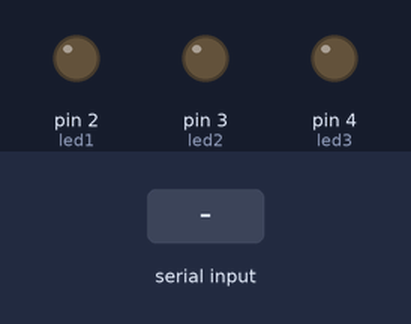
The sketch below on a simulated Arduino Uno, built with avr-gcc and run on an emulated ATmega328P. Parts: output pins drawn as LEDs (lit = HIGH). The test bench sets the inputs (shaded band).

Above: at 1.2 s.
1.3 s: "B" received over Serial
At 2.0 s:
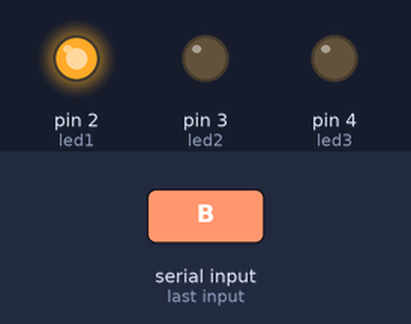
2.8 s: "C" received over Serial
At 3.1 s:
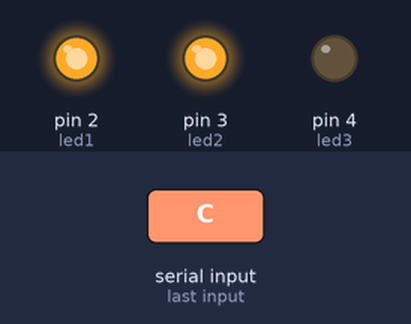
4.3 s: "D" received over Serial
At 5.5 s:
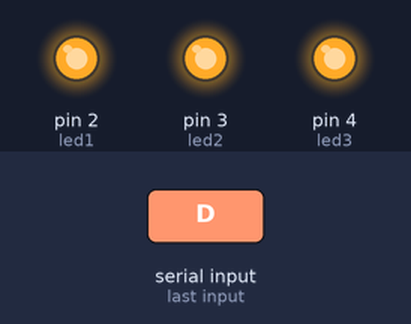
5.8 s: "A" received over Serial
At 6.6 s:
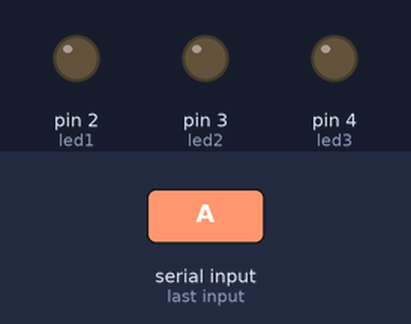
Timing chart, 0 to 8.3 s (numbered marks = the images above; inputs shaded):
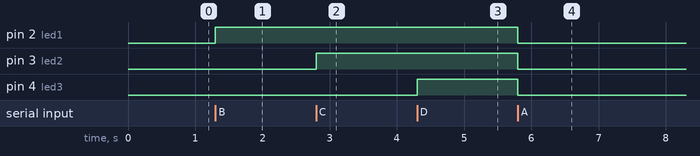

Measured:
- after the input at 1.3 s, pin 2 (led1): LOW → HIGH at once
- after the input at 2.8 s, pin 3 (led2): LOW → HIGH at once
- after the input at 4.3 s, pin 4 (led3): LOW → HIGH at once
- after the input at 5.8 s, pin 2 (led1), pin 3 (led2), pin 4 (led3): HIGH → LOW at once

The sketch:

ard_basic_Std.ino
```cpp
int led1 = 2;
int led2 = 3;
int led3 = 4;
char data;
void setup() {
  // put your setup code here, to run once:
Serial.begin(9600);
pinMode(led1, OUTPUT);
pinMode(led2, OUTPUT);
pinMode(led3, OUTPUT);
}

void loop() {
  // put your main code here, to run repeatedly:
if (Serial.available()>0)
{
  data=Serial.read();
  if (data =='A')
  {
    digitalWrite (led1, LOW);
    digitalWrite (led2, LOW);
    digitalWrite (led3, LOW);
  }
  else if (data =='B')
  {
    digitalWrite (led1, HIGH);
    digitalWrite (led2, LOW);
    digitalWrite (led3, LOW);
  }
  else if (data=='C')
  {
    digitalWrite (led1, HIGH);
    digitalWrite (led2, HIGH);
    digitalWrite (led3, LOW);
  }
  else if (data =='D')
  {
    digitalWrite (led1, HIGH);
    digitalWrite (led2, HIGH);
    digitalWrite (led3, HIGH);
  }
}
}
```
